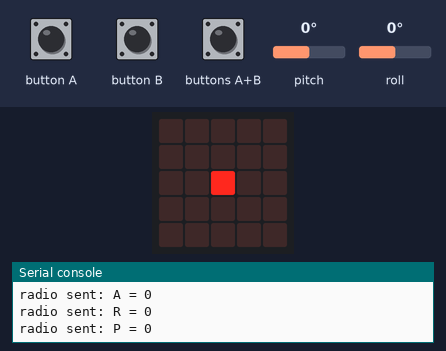
A program run on a simulated BBC micro:bit (MakeCode). Parts: the board's 5×5 LED display, the last lines printed to the serial console. The test bench sets the inputs (shaded band); at power-on: pitch 0°, roll 0°. No radio messages arrive unless stated (any console line starting 'radio sent:' is added by the test bench).

Above: at 1.2 s.
1.3 s: pitch set to -172°
At 2.3 s:
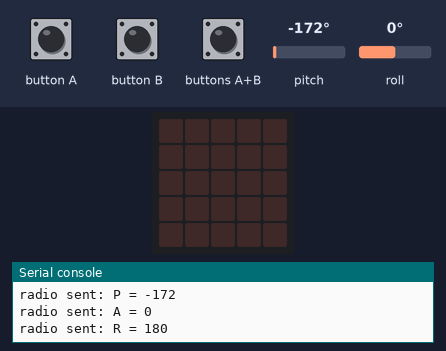
2.8 s: pitch set to 0°
At 3.4 s:
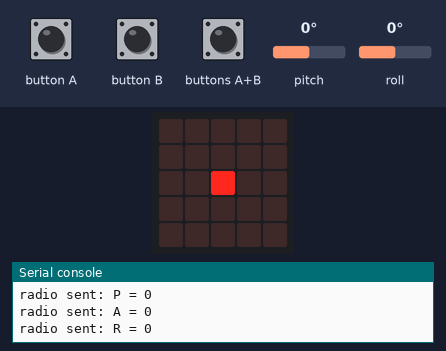
5.8 s: pitch set to -90°
Timing chart, 0 to 8.8 s (numbered marks = the images above; inputs shaded):
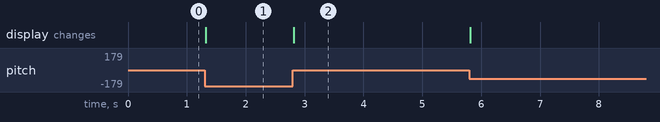

Measured:
- after the input at 1.3 s, the display: changes at once (image 1)
- after the input at 2.8 s, the display: changes at once (image 2)

The program:

main.ts
```typescript
input.onButtonPressed(Button.AB, function () {
    if (AvPå == 0) {
        AvPå = 1
    } else {
        AvPå = 0
    }
})
let Roll = 0
let Pitch = 0
let AvPå = 0
radio.setGroup(1)
basic.forever(function () {
    basic.clearScreen()
    Pitch = input.rotation(Rotation.Pitch)
    Roll = input.rotation(Rotation.Roll)
    led.plot((45 + Roll) / 22.5, (45 + Pitch) / 22.5)
    radio.sendValue("P", Pitch)
    radio.sendValue("A", AvPå)
    radio.sendValue("R", Roll)
})
```

test.ts
```typescript
// testene settes inn her; disse vil ikke kompilert så lenge denne pakken blir brukt som en utvidelse.
```
